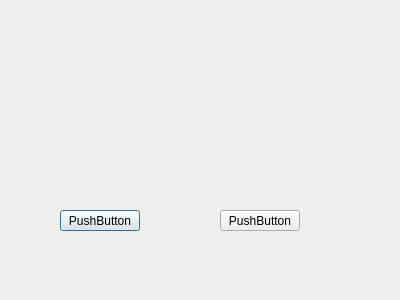
<?xml version="1.0" encoding="UTF-8"?>
<ui version="4.0">
 <class>Dialog</class>
 <widget class="QDialog" name="Dialog">
  <property name="geometry">
   <rect>
    <x>0</x>
    <y>0</y>
    <width>400</width>
    <height>300</height>
   </rect>
  </property>
  <property name="windowTitle">
   <string>Dialog</string>
  </property>
  <widget class="QPushButton" name="pushButtonLogin">
   <property name="geometry">
    <rect>
     <x>60</x>
     <y>210</y>
     <width>80</width>
     <height>21</height>
    </rect>
   </property>
   <property name="text">
    <string>PushButton</string>
   </property>
  </widget>
  <widget class="QPushButton" name="pushButtonExit">
   <property name="geometry">
    <rect>
     <x>220</x>
     <y>210</y>
     <width>80</width>
     <height>21</height>
    </rect>
   </property>
   <property name="text">
    <string>PushButton</string>
   </property>
  </widget>
 </widget>
 <layoutdefault spacing="6" margin="11"/>
 <resources/>
 <connections/>
</ui>
